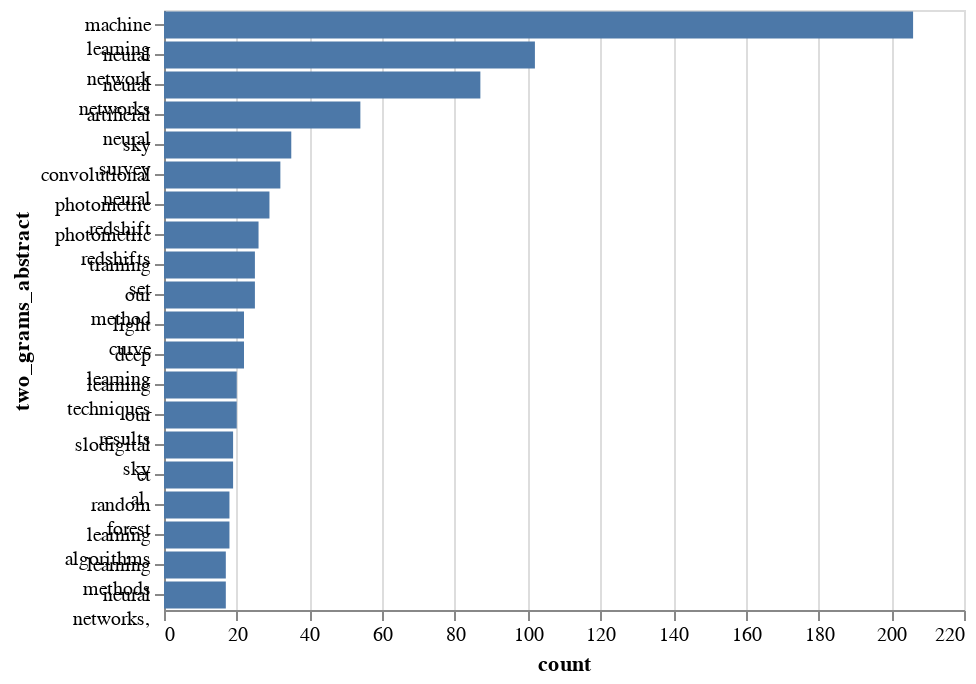

The notebook cell this image was saved under:
### Code cell
# 2-grams
two_grams_abstract.most_common(20)

data = pd.DataFrame(two_grams_abstract.most_common(20), columns=["two_grams_abstract", "count"])

alt.Chart(data).mark_bar().encode(
    x='count',
    y=alt.Y('two_grams_abstract', sort=alt.SortField(field="freq", op="sum", order="ascending")), 
)

### Figure 1 — Vega-Lite specification as saved in the notebook (floating-point values rounded to 4 significant figures)
{"$schema": "https://vega.github.io/schema/vega-lite/v2.4.3.json", "config": {"view": {"height": 300, "width": 400}}, "data": {"values": [{"count": 206, "two_grams_abstract": ["machine", "learning"]}, {"count": 102, "two_grams_abstract": ["neural", "network"]}, {"count": 87, "two_grams_abstract": ["neural", "networks"]}, {"count": 54, "two_grams_abstract": ["artificial", "neural"]}, {"count": 35, "two_grams_abstract": ["sky", "survey"]}, {"count": 32, "two_grams_abstract": ["convolutional", "neural"]}, {"count": 29, "two_grams_abstract": ["photometric", "redshift"]}, {"count": 26, "two_grams_abstract": ["photometric", "redshifts"]}, {"count": 25, "two_grams_abstract": ["training", "set"]}, {"count": 25, "two_grams_abstract": ["our", "method"]}, {"count": 22, "two_grams_abstract": ["light", "curve"]}, {"count": 22, "two_grams_abstract": ["deep", "learning"]}, {"count": 20, "two_grams_abstract": ["learning", "techniques"]}, {"count": 20, "two_grams_abstract": ["our", "results"]}, {"count": 19, "two_grams_abstract": ["slodigital", "sky"]}, {"count": 19, "two_grams_abstract": ["et", "al."]}, {"count": 18, "two_grams_abstract": ["random", "forest"]}, {"count": 18, "two_grams_abstract": ["learning", "algorithms"]}, {"count": 17, "two_grams_abstract": ["learning", "methods"]}, {"count": 17, "two_grams_abstract": ["neural", "networks,"]}]}, "encoding": {"x": {"field": "count", "type": "quantitative"}, "y": {"field": "two_grams_abstract", "sort": {"field": "freq", "op": "sum", "order": "ascending"}, "type": "nominal"}}, "mark": "bar"}
